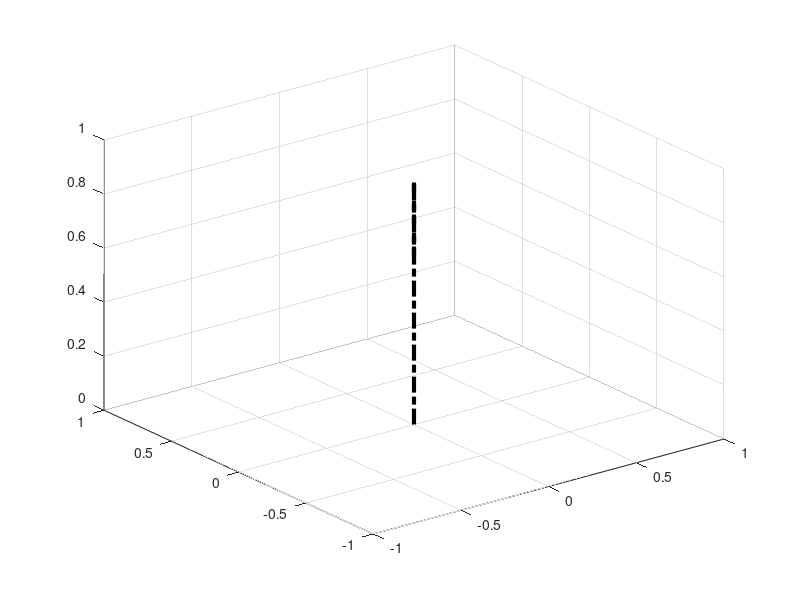

Recreate this plot in MATLAB. (Note: this script raises an error after producing the figure.)
function [quat, vec] = LVLH()
  % Initialize coordinate vectors
    % x = [1; 0; 0];
    % y = [0; 1; 0];
    % z = [0; 0; 1];
    % starts = zeros(3, 3);
    % ends = [x y z];
    
  quat = eye(3,3);
  % Initialise vectors
  % quiver3(starts(1, :), starts(2, :), starts(3, :), ends(1, :), ends(2, :), ends(3, :), 'k', 'LineWidth', 3,'Linestyle','-.');
  vec(1) = quiver3(0,0,0, 1, 0, 0, 'color', "k", 'LineWidth', 3,'Linestyle','-.');
  vec(2) = quiver3(0,0,0, 0, 1, 0, 'color', "k", 'LineWidth', 3,'Linestyle','-.');
  vec(3) = quiver3(0,0,0, 0, 0, 1, 'color', "k", 'LineWidth', 3,'Linestyle','-.');

  text(vec(1).UData, vec(1).VData, vec(1).WData, '+V dir','HorizontalAlignment','left','FontWeight','bold');

end